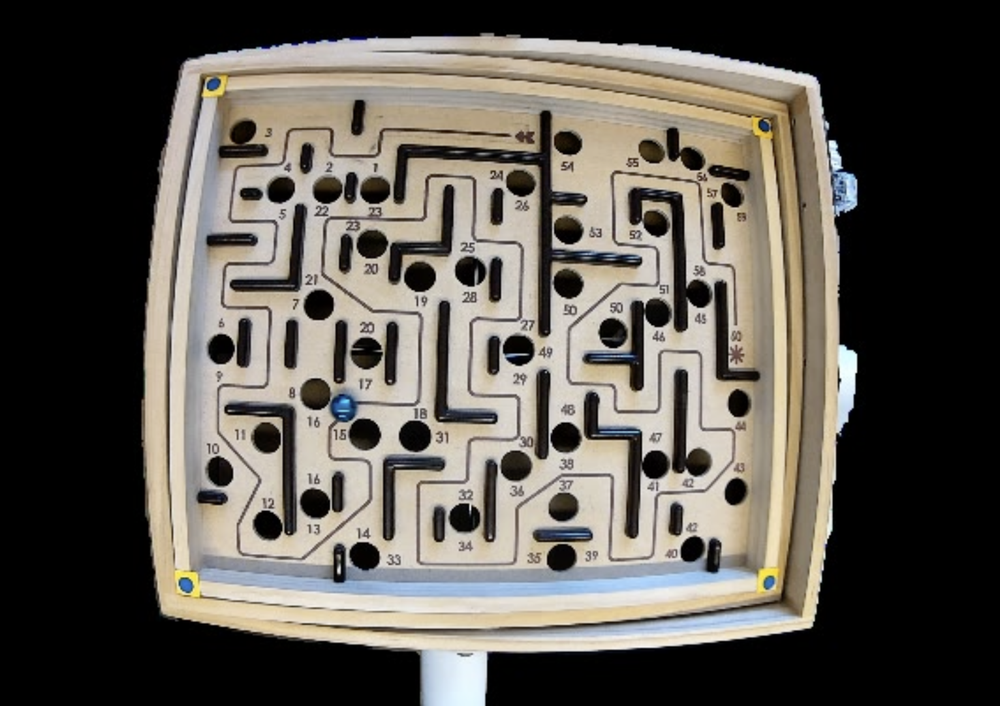
#> input picture detect_a_ball/CV tutorial/only_blue.png, 1000 x 706 px, shrunk from 3064 x 2164 before the run
$ jupyter execute --allow-errors CV_intro_exercise.ipynb
#> lines starting #> are read from the running program, lines starting #| are printed output that depends on the picture; after the words box and inside, x2 and y2 are one past the last pixel; in counts of white or black regions, pixels touching at a corner belong together
# Loading images, masking, and circle detection in OpenCV

This tutorial demonstrates how to detect colored objects—in this case, red and blue balls—using OpenCV. It is designed for beginners who are just starting with computer vision. The code covers several fundamental concepts:

1. **Loading and Converting Images:**
   The script begins by importing necessary libraries (NumPy, OpenCV, and Matplotlib) and loading an image using `cv2.imread()`. The image is then converted from OpenCV’s default BGR color space to the HSV (Hue, Saturation, Value) color space, which makes it easier to isolate specific colors under different lighting conditions.

2. **Creating Color Masks:**
   Binary masks are created using `cv2.inRange()` to isolate the blue and red regions in the image. For the blue ball, a single range is defined. Since the red hue wraps around the HSV color spectrum, two separate ranges are defined and then combined to capture all shades of red.

3. **Applying Morphological Operations:**
   Morphological operations (opening and closing) are applied using `cv2.morphologyEx()` with a predefined kernel. These operations help remove small noise from the masks and fill in gaps, ensuring that the masks accurately represent the colored objects.

4. **Contour Detection and Object Identification:**
   The function `detect_ball()` finds contours in each mask using `cv2.findContours()`, sorts them by area, and assumes the largest contour corresponds to the ball. It then computes the minimum enclosing circle for the largest contour, draws the circle and its center on the image, and labels the detected ball.

5. **Displaying the Result:**
   Finally, the processed image (with the detected balls highlighted) is converted from BGR to RGB and displayed using Matplotlib’s `plt.imshow()`.

This step-by-step approach introduces essential OpenCV techniques including image loading, color space conversion, thresholding, morphological operations, contour detection, and drawing functions, making it an excellent starting point for newcomers to computer vision.

# 1. What is an image?

[cell 1]
import cv2 # this is the OpenCV library
import numpy as np # this is the NumPy library
from matplotlib import pyplot as plt # this lets you draw inline pictures in the notebooks.
# OPENCV uses BGR instead of RGB.
# OpenCV also has a plotting function but it works worse in the notebooks.

[cell 2]
# TODO: Load the image
image = ...

#> (the rest of this cell did not finish here and is left out)

# Detecting circles on an image: the HoughCircles algorithm

https://docs.opencv.org/4.x/da/d53/tutorial_py_houghcircles.html is the documentation from OpenCV

Circles are a "feature" and OpenCV is a library which specializes in fast and automatic feature detection, as explained here:

https://docs.opencv.org/4.x/dd/d1a/group__imgproc__feature.html#ga47849c3be0d0406ad3ca45db65a25d2d

#> (a cell that did not finish here is left out)

Clearly this isn't good enough. What are the things that went wrong?
1. empty spaces and mild local consistancies in lighting and shadows can seem like circles.
2. there are plenty of holes that are also circle-shaped.

We should therefore adapt our apporach to be based on the techique called masking. We will single out a single color, or range of colors and look for circes on the masked image.

[cell 4]
# Read the image
image = cv2.imread("only_blue.png")
#> image is the input picture: shape (706, 1000, 3); mean B, G, R 81, 87.9, 92.4

# Convert BGR to HSV
hsv = cv2.cvtColor(image, cv2.COLOR_BGR2HSV)
#> hsv: shape (706, 1000, 3); mean H, S, V 20.6, 36, 93.9

# Define lower and upper bounds for "blue" in HSV
# NOTE: These values are just typical examples; you should calibrate them for your lighting conditions.
lower_blue = np.array([100, 150, 50])
upper_blue = np.array([140, 255, 255])

# Create a mask where only blue is white and everything else is black
mask = cv2.inRange(hsv, lower_blue, upper_blue)
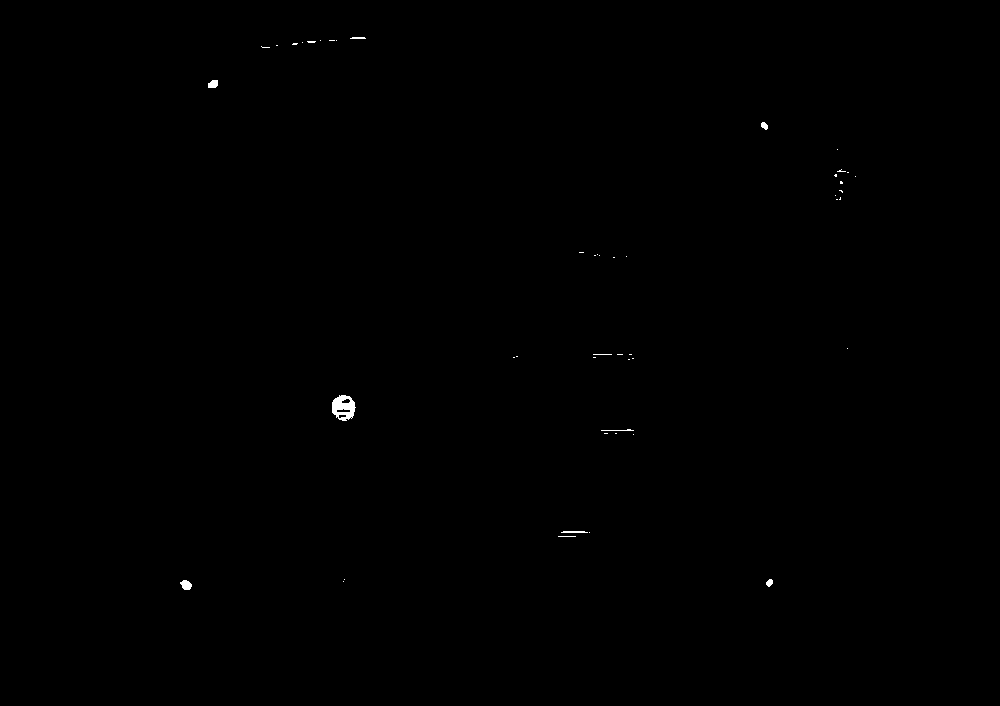
#> mask: shape (706, 1000); 0.13% white; 48 white regions (40 under 20 px), largest, box (x1, y1, x2, y2) and area: (332, 395, 356, 421) 410, (180, 580, 192, 590) 86, (208, 80, 218, 88) 68


# plot the mask using plt
plt.imshow(mask, cmap='gray')
plt.title("Mask - we haven't applied circle detection yet!")
plt.show()

[cell 5]
# Detect circles using HoughCircles
circles = cv2.HoughCircles(
    mask,
    cv2.HOUGH_GRADIENT,
    dp=1.2,           # Inverse ratio of the accumulator resolution to the image resolution
    minDist=50,       # Minimum distance between the centers of the detected circles
    param1=100,       # Higher threshold for the Canny edge detector (the lower one is half)
    param2=30,        # Accumulator threshold for circle detection (smaller -> more false circles)
    minRadius=10,     # Minimum circle radius (adjust based on your image)
    maxRadius=100     # Maximum circle radius (adjust based on your image)
)
#> circles = None

print("circles detected on the masked image: \n", circles)
#| circles detected on the masked image:
#|  None
# If circles are detected, draw them on the image
if circles is not None:
    circles = np.round(circles[0, :]).astype("int")
    for (x, y, r) in circles:
        # Draw the outer circle
        cv2.circle(image, (x, y), r, (0, 255, 0), 4)
        # Draw the center of the circle
        cv2.rectangle(image, (x - 2, y - 2), (x + 2, y + 2), (0, 128, 255), -1)

# Show the output image
plt.imshow(cv2.cvtColor(image, cv2.COLOR_BGR2RGB))
plt.show()

# Problem 2: what if we have two different balls on the same board?

[cell 6]
# Load the image
image = cv2.imread("red_and_blue.png")
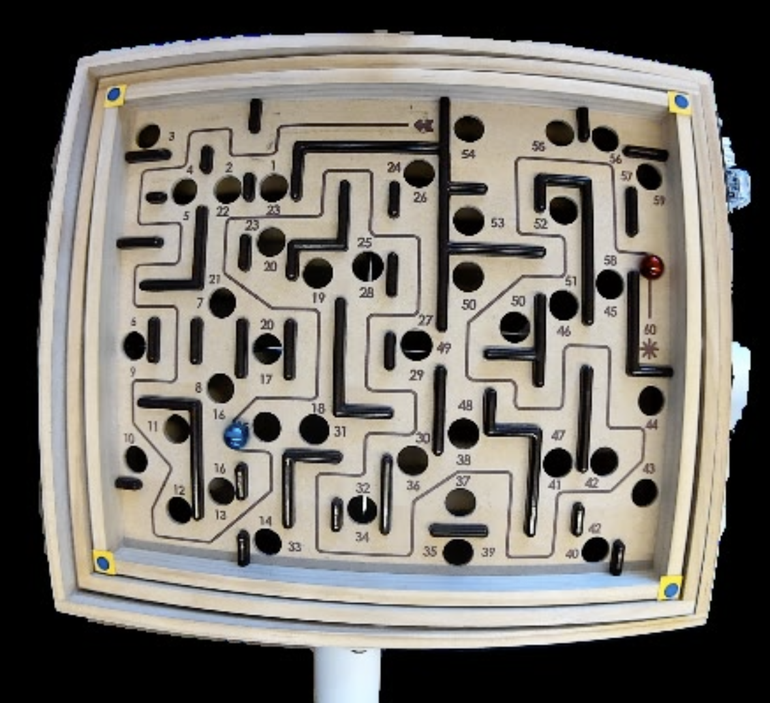
#> input picture detect_a_ball/CV tutorial/red_and_blue.png, 770 x 703 px, shrunk from 2360 x 2154 before the run
#> image is the input picture: shape (703, 770, 3); mean B, G, R 109.1, 115.7, 119.7

# Convert to HSV color space
hsv = cv2.cvtColor(image, cv2.COLOR_BGR2HSV)
#> hsv: shape (703, 770, 3); mean H, S, V 29.7, 40.6, 121.8

#plot the image
plt.imshow(cv2.cvtColor(image, cv2.COLOR_BGR2RGB))
plt.title("Original Image with 2 balls")
plt.show()

We will apply two masks at the same time -- one for the color blue and look for the blue ball there and one for the red ball and look for the red ball on the second masked image. We can look for the balls there and then use the information to detect the balls on the original image.

[cell 7]
# -------------------------------------------------------------
# 1) Create a mask for the BLUE ball
# -------------------------------------------------------------
# We can adjust these ranges to match the lighting conditions and the hue of the ball
# TODO: set up the mask and filter the pixels in the masked range
lower_blue = ...
upper_blue = ...
mask_blue = ...

# -------------------------------------------------------------
# 2) Create a mask for the RED ball
# -------------------------------------------------------------
# Red color can wrap around the hue range, so we typically use two ranges and combine
# Range 1 (low-end reds)
# Range 1 (low-end reds)
lower_red1 = np.array([0, 70, 50])    # Lower S & V so darker reds are included
upper_red1 = np.array([10, 255, 255])

# Range 2 (high-end reds)
lower_red2 = np.array([170, 70, 50])  # Lower S & V here as well
upper_red2 = np.array([180, 255, 255])

mask_red1 = cv2.inRange(hsv, lower_red1, upper_red1)
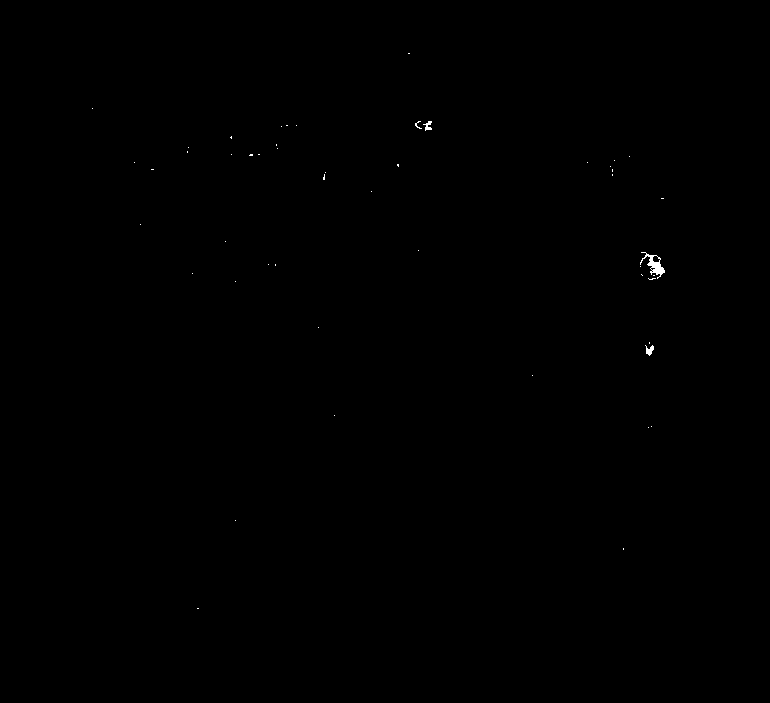
#> mask_red1: shape (703, 770); 0.08% white; 50 white regions (47 under 20 px), largest, box (x1, y1, x2, y2) and area: (640, 252, 665, 279) 223, (645, 345, 654, 356) 54, (423, 121, 432, 131) 46
mask_red2 = cv2.inRange(hsv, lower_red2, upper_red2)
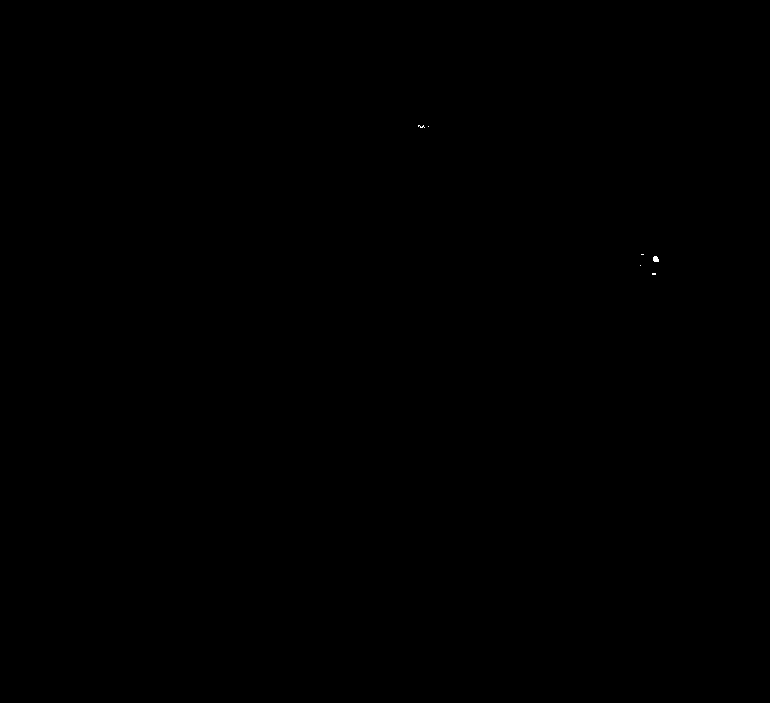
#> mask_red2: shape (703, 770); 0.01% white; 6 white regions (5 under 20 px), largest, box (x1, y1, x2, y2) and area: (653, 256, 659, 262) 30

# TODO: connect the two masks
mask_red = ...

# plot the two masks side by side
plt.figure(figsize=(12,6))
plt.subplot(121)
#> (the rest of this cell did not finish here and is left out)
